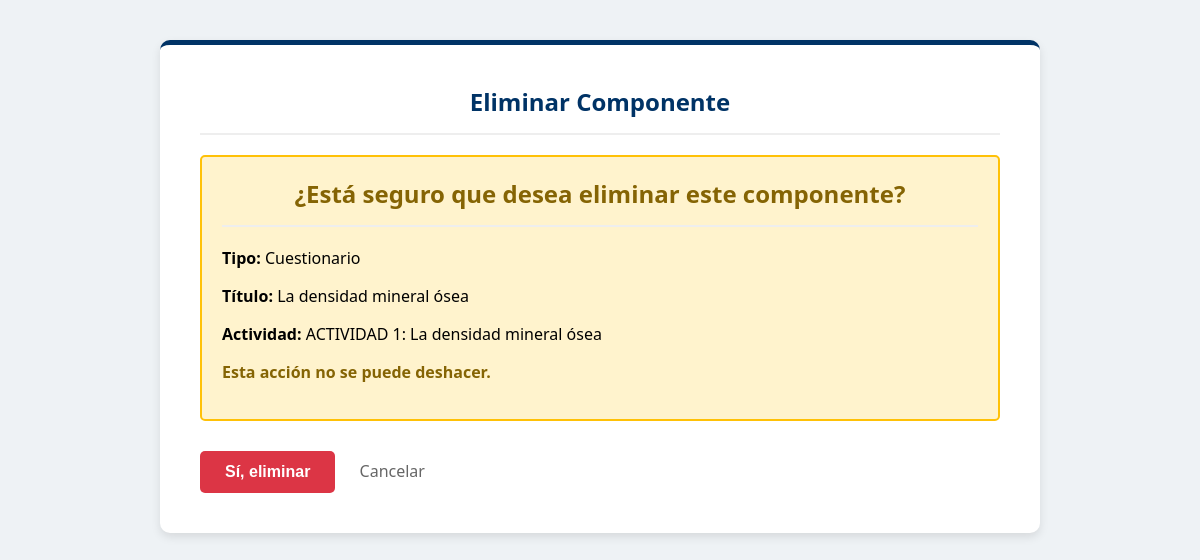
Page /componente/34/eliminar/ on the committed database.
### contenido/models.py (models this page shows, shortened)
class Componente(models.Model):
    TIPOS = (
        ("foro", "Foro"),
        ("examen", "Examen"),
        ("cuestionario", "Cuestionario"),
    )
    actividad = models.ForeignKey(Actividad, related_name="componentes", on_delete=models.CASCADE)
    tipo = models.CharField(max_length=20, choices=TIPOS)
    titulo = models.TextField(blank=True)
    formulario = models.ForeignKey(Formulario, null=True, blank=True, on_delete=models.SET_NULL, related_name="componentes")

class Actividad(models.Model):
    titulo = models.CharField(max_length=200)
    descripcion = CKEditor5Field('Text', config_name='extends', blank=True)

### contenido/views.py (the view)
# urls.py: path('componente/<int:componente_id>/eliminar/', views.eliminar_componente, name='eliminar_componente'),
def eliminar_componente(request, componente_id):
    componente = get_object_or_404(Componente, id=componente_id)
    if request.method == 'POST':
        componente.delete()
        return redirect('teaching_sequence')
    return render(request, 'contenido/eliminar_componente_confirmar.html', {'componente': componente})

### contenido/context_processors.py (called while the page is built)
def glosario_global(request):
    glosario = GlosarioGlobal.objects.last()
    return {'glosario_global': glosario}

### contenido/templates/contenido/eliminar_componente_confirmar.html (shortened to what this page needs)
<!DOCTYPE html>
<html lang="es">
<head>
    {% load static %}
    <link rel="stylesheet" href="{% static 'contenido/css/estilos.css' %}">
</head>
<body>
    <div class="edit-container">
        <h1>Eliminar Componente</h1>
        <div class="confirm-box">
            <h2>¿Está seguro que desea eliminar este componente?</h2>
            <p><strong>Tipo:</strong> {{ componente.get_tipo_display }}</p>
            <p><strong>Título:</strong> {{ componente.titulo }}</p>
            <p><strong>Actividad:</strong> {{ componente.actividad.titulo }}</p>
            <p style="color: #856404; font-weight: bold;">Esta acción no se puede deshacer.</p>
        </div>
        <form method="post">
            <div style="margin-top: 30px;">
                <button type="submit" class="btn-eliminar">Sí, eliminar</button>
                <a href="{% url 'teaching_sequence' %}" class="btn-cancelar">Cancelar</a>
            </div>
        </form>
    </div>
</body>
</html>

### contenido/static/contenido/css/estilos.css (style rules this page uses)
body { font-family: 'Segoe UI', Tahoma, Geneva, Verdana, sans-serif; background-color: #eef2f5; margin: 0; padding: 0; }
.edit-container { background: white; padding: 40px; border-radius: 8px; max-width: 800px; margin: 40px auto; box-shadow: 0 4px 10px rgba(0,0,0,0.1); border-top: 5px solid #003366; }
.edit-container h2 { color: #003366; margin-top: 0; border-bottom: 2px solid #eee; padding-bottom: 10px; }
.btn-cancelar { text-decoration: none; color: #666; margin-left: 20px; }
.edit-container { background: white; padding: 40px; border-radius: 10px; max-width: 800px; margin: 40px auto; box-shadow: 0 4px 10px rgba(0,0,0,0.1); border-top: 5px solid #003366; }
.edit-container h2, .edit-container h1 { color: #003366; margin-top: 0; border-bottom: 2px solid #eee; padding-bottom: 15px; font-size: 1.5rem; text-align: center; }

### contenido/templates/contenido/eliminar_componente_confirmar.html (style rules this page uses)
.confirm-box { background: #fff3cd; border: 2px solid #ffc107; padding: 20px; border-radius: 5px; margin: 20px 0; }
.confirm-box h2 { margin-top: 0; color: #856404; }
.btn-eliminar { background: #dc3545; color: white; border: none; padding: 12px 25px; border-radius: 5px; cursor: pointer; font-size: 1rem; font-weight: bold; transition: background 0.3s; }

### rows in the picture
Componente: tipo "Cuestionario", titulo "La densidad mineral ósea", actividad.titulo "ACTIVIDAD 1: La densidad mineral ósea"
